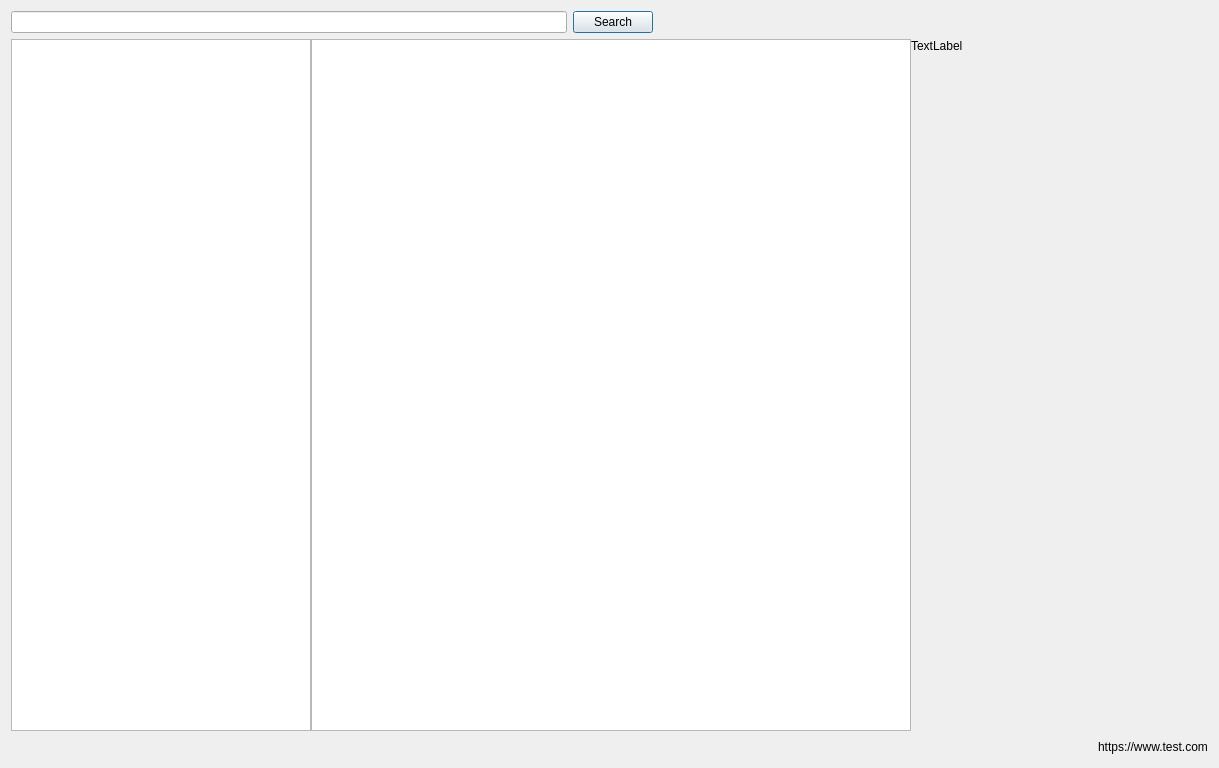
<?xml version="1.0" encoding="UTF-8"?>
<ui version="4.0">
 <class>Dialog</class>
 <widget class="QDialog" name="Dialog">
  <property name="geometry">
   <rect>
    <x>0</x>
    <y>0</y>
    <width>1219</width>
    <height>768</height>
   </rect>
  </property>
  <property name="windowTitle">
   <string>Dialog</string>
  </property>
  <property name="sizeGripEnabled">
   <bool>false</bool>
  </property>
  <layout class="QGridLayout" name="gridLayout">
   <item row="0" column="0">
    <layout class="QVBoxLayout" name="verticalLayout">
     <property name="bottomMargin">
      <number>0</number>
     </property>
     <item>
      <layout class="QHBoxLayout" name="horizontalLayout">
       <property name="bottomMargin">
        <number>0</number>
       </property>
       <item>
        <widget class="QLineEdit" name="lineEdit"/>
       </item>
       <item>
        <widget class="QPushButton" name="pushButton">
         <property name="text">
          <string>Search</string>
         </property>
        </widget>
       </item>
       <item>
        <spacer name="horizontalSpacer">
         <property name="orientation">
          <enum>Qt::Horizontal</enum>
         </property>
         <property name="sizeHint" stdset="0">
          <size>
           <width>40</width>
           <height>20</height>
          </size>
         </property>
        </spacer>
       </item>
      </layout>
     </item>
     <item>
      <layout class="QHBoxLayout" name="horizontalLayout_4">
       <property name="spacing">
        <number>0</number>
       </property>
       <item>
        <widget class="QTreeView" name="treeView">
         <property name="maximumSize">
          <size>
           <width>300</width>
           <height>16777215</height>
          </size>
         </property>
        </widget>
       </item>
       <item>
        <widget class="QListView" name="listView">
         <property name="maximumSize">
          <size>
           <width>600</width>
           <height>16777215</height>
          </size>
         </property>
        </widget>
       </item>
       <item>
        <widget class="QLabel" name="label">
         <property name="maximumSize">
          <size>
           <width>16777215</width>
           <height>16777215</height>
          </size>
         </property>
         <property name="text">
          <string>TextLabel</string>
         </property>
         <property name="alignment">
          <set>Qt::AlignLeading|Qt::AlignLeft|Qt::AlignTop</set>
         </property>
        </widget>
       </item>
      </layout>
     </item>
     <item>
      <layout class="QHBoxLayout" name="horizontalLayout_5">
       <property name="topMargin">
        <number>0</number>
       </property>
       <item>
        <spacer name="horizontalSpacer_2">
         <property name="orientation">
          <enum>Qt::Horizontal</enum>
         </property>
         <property name="sizeHint" stdset="0">
          <size>
           <width>40</width>
           <height>20</height>
          </size>
         </property>
        </spacer>
       </item>
       <item>
        <widget class="QLabel" name="label_2">
         <property name="text">
          <string>https://www.test.com</string>
         </property>
        </widget>
       </item>
      </layout>
     </item>
    </layout>
   </item>
  </layout>
 </widget>
 <resources/>
 <connections/>
</ui>
